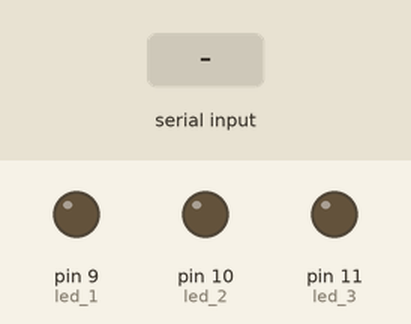
The sketch below on a simulated Arduino Uno, built with avr-gcc and run on an emulated ATmega328P. On the bench: output pins drawn as LEDs (lit = HIGH). The test bench sets the inputs (shaded band).

Above: at 1.2 s.
1.3 s: "a90\n" received over Serial
At 2.4 s:
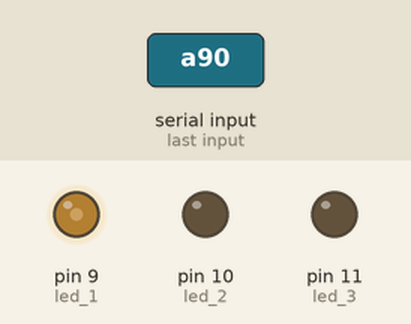
2.8 s: "a,45\n" received over Serial
At 3.6 s:
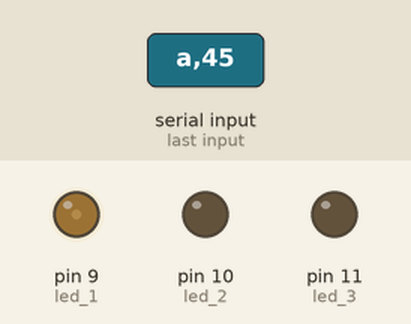
4.3 s: "b90\n" received over Serial
At 4.7 s:
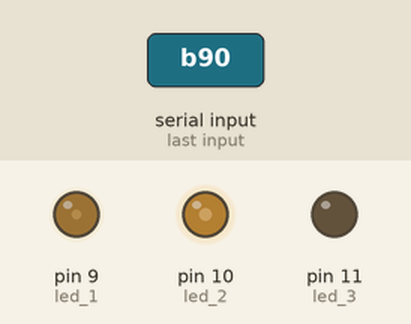
5.8 s: "b,45\n" received over Serial
At 7.0 s:
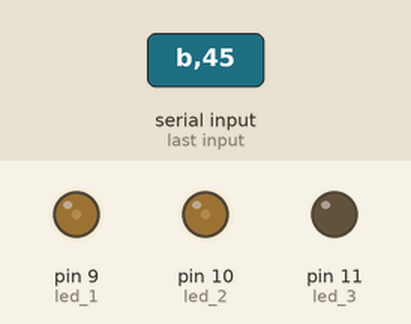
7.3 s: "c90\n" received over Serial
At 8.1 s:
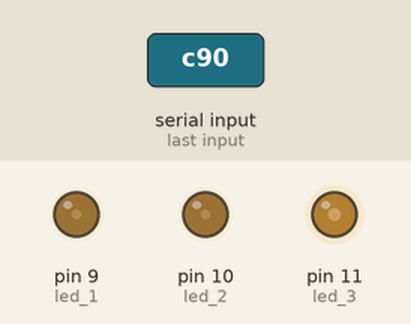
8.8 s: "c,45\n" received over Serial
At 9.3 s:
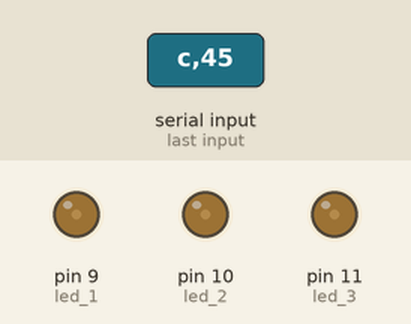
Timing chart, 0 to 11.3 s (numbered marks = the images above; inputs shaded):
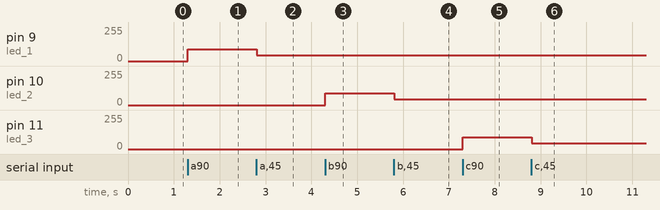

The sketch:

01_Arduino-Uno-Code.ino
```cpp
#define led_1 9
#define led_2 10
#define led_3 11

void setup() {
  // put your setup code here, to run once:
  pinMode(led_1, OUTPUT);
  pinMode(led_2, OUTPUT);
  pinMode(led_3, OUTPUT);

  analogWrite(led_1, 0);
  analogWrite(led_2, 0);
  analogWrite(led_3, 0);

  Serial.begin(9600);
}

void loop() {

  if(Serial.available()) {
    char pilih_led = Serial.read();
    int kecerahan_led = Serial.parseInt();
    eksekusi_led(pilih_led, kecerahan_led);
  }

}

void eksekusi_led(char led, int kecerahan) {
  if(led == 'a'){
    analogWrite(led_1, kecerahan);
    return;
  }
  if(led == 'b'){
    analogWrite(led_2, kecerahan);
    return;
  }
  if(led == 'c'){
    analogWrite(led_3, kecerahan);
    return;
  }

  return;
}
```

Measured:
- after the input at 1.3 s, pin 9 (led_1): 0/255 → 90/255 at once
- after the input at 2.8 s, pin 9 (led_1): 90/255 → 45/255 at once
- after the input at 4.3 s, pin 10 (led_2): 0/255 → 90/255 at once
- after the input at 5.8 s, pin 10 (led_2): 90/255 → 45/255 at once
- after the input at 7.3 s, pin 11 (led_3): 0/255 → 90/255 at once
- after the input at 8.8 s, pin 11 (led_3): 90/255 → 45/255 at once
